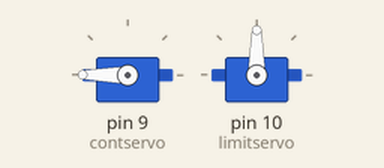
Simulated run of this sketch. Board: Arduino Uno, built with avr-gcc and run on an emulated ATmega328P. Shown: 2 × servo.

Above: at 0.1 s.
At 11.1 s:
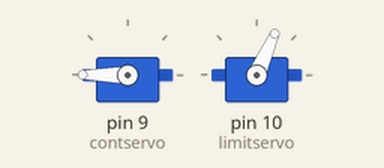
At 23.1 s:
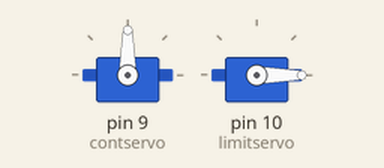
At 38.6 s:
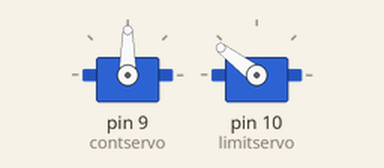
Timing chart, 0 to 40.0 s (numbered marks = the images above):
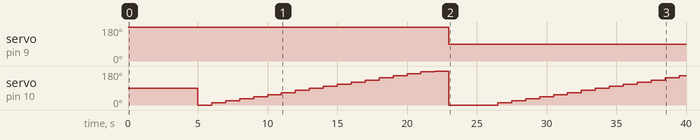

Measured:
- by itself, servo on pin 9 (contservo): 180° → 90° at 23.0 s
- by itself, servo on pin 10 (limitservo): 90° → 0° at 5.0 s, → 11° 1.0 s later, → 22° 1.0 s later, → 33° 1.0 s later, … (33 changes in this stretch)

The sketch:

Servo-Tester.ino
```cpp
#include <Servo.h>


Servo contservo;  // create servo object to control a servo
Servo limitservo;

// twelve servo objects can be created on most boards


int pos = 0;    // variable to store the servo position
int run = 1;

void setup() {

  contservo.attach(9);  // attaches the servo on pin 9 to the servo object
  limitservo.attach(10);

}

void contservocode() {
  int spins = 0;
  while(spins <= 3){
    contservo.write(180);
    delay(3000);
    contservo.write(-180);
    delay(3000);
    spins += 1;
  }
  contservo.write(90);
}

void testcontcode() {
  int turns = 0;
  while(turns <= 10){
    contservo.write(180);
    delay(1000);
    turns += 1;
  }
  contservo.write(90);
}

void contservostart(){
  contservo.write(180);
  delay(5000);
}

void contservostop(){
  contservo.write(90);
  delay(2500);
}

void connected(){
  int rounds = 0;
  contservostart();
  while(rounds <= 5){
    for (int degree = 0; degree <= 190; degree += 11.25) {
      limitservo.write(degree);
      delay(1000);
    }
    limitservo.write(0);
    contservostop();
    rounds ++;
  }
}

void limitservocode() {
  int times = 0;
  while(times <=3){
    for (int angle = 0; angle <= 180; angle += 11.25) {
      limitservo.write(angle);
      delay(1000);
    }
    limitservo.write(0);
    delay(1500);
    times += 1;
  }
}

void loop () {

  // contservocode();
  // limitservocode();
  connected();
}
```
